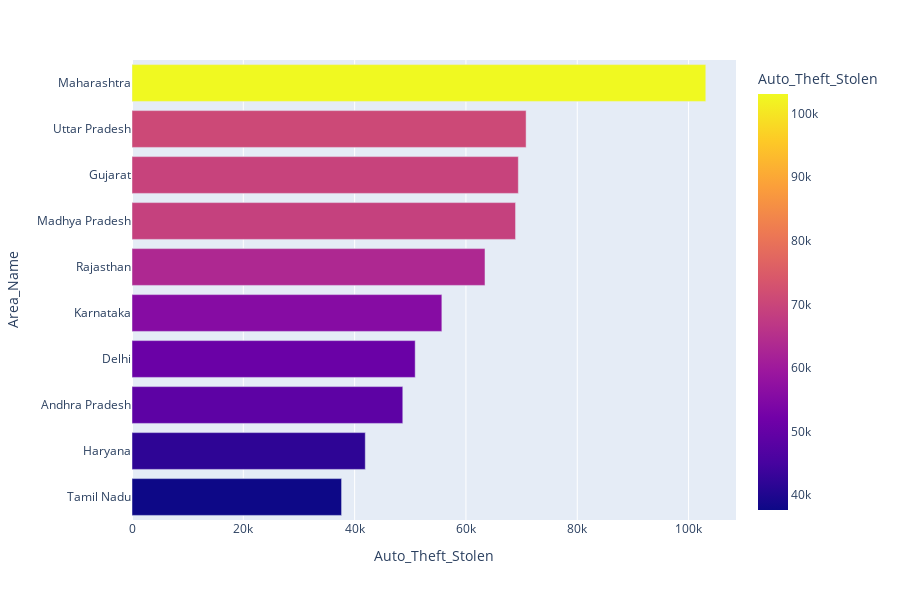

Here is the notebook cell this chart was saved with:
### Markdown cell above
#### **Top 10 States/UT with highest number of motor cycles stolen**

### Code cell
top_10_motor = auto_theft[auto_theft['Sub_Group_Name']
                          == '1. Motor Cycles/ Scooters']
# print(top_10_motor)

graph_top_10_motor = pd.DataFrame(top_10_motor.groupby(
    ['Area_Name'])['Auto_Theft_Stolen'].sum().reset_index())
# print(graph_top_10_motor)

graph_top_10_motor_sorted = graph_top_10_motor.sort_values(
    ['Auto_Theft_Stolen'], ascending=True)
# print(graph_top_10_motor_sorted)

fig = px.bar(
    graph_top_10_motor_sorted.iloc[-10:, :], 
    y='Area_Name',
    x='Auto_Theft_Stolen', 
    orientation='h', 
    color='Auto_Theft_Stolen',
    height=600
    )
fig.show()

### Figure 1 — Plotly figure (JSON) as saved in the notebook; plotly's stock layout.template omitted (floating-point values rounded to 4 significant figures)
{"data": [{"alignmentgroup": "True", "hovertemplate": "Auto_Theft_Stolen=%{marker.color}<br>Area_Name=%{y}<extra></extra>", "legendgroup": "", "marker": {"color": [37656, 41915, 48654, 50884, 55673, 63423, 68913, 69414, 70810, 103096], "coloraxis": "coloraxis", "pattern": {"shape": ""}}, "name": "", "offsetgroup": "", "orientation": "h", "showlegend": false, "textposition": "auto", "type": "bar", "x": [37656, 41915, 48654, 50884, 55673, 63423, 68913, 69414, 70810, 103096], "xaxis": "x", "y": ["Tamil Nadu", "Haryana", "Andhra Pradesh", "Delhi", "Karnataka", "Rajasthan", "Madhya Pradesh", "Gujarat", "Uttar Pradesh", "Maharashtra"], "yaxis": "y"}], "layout": {"barmode": "relative", "coloraxis": {"colorbar": {"title": {"text": "Auto_Theft_Stolen"}}, "colorscale": [[0, "#0d0887"], [0.1111, "#46039f"], [0.2222, "#7201a8"], [0.3333, "#9c179e"], [0.4444, "#bd3786"], [0.5556, "#d8576b"], [0.6667, "#ed7953"], [0.7778, "#fb9f3a"], [0.8889, "#fdca26"], [1, "#f0f921"]]}, "height": 600, "legend": {"tracegroupgap": 0}, "margin": {"t": 60}, "xaxis": {"anchor": "y", "domain": [0, 1], "title": {"text": "Auto_Theft_Stolen"}}, "yaxis": {"anchor": "x", "domain": [0, 1], "title": {"text": "Area_Name"}}}}
